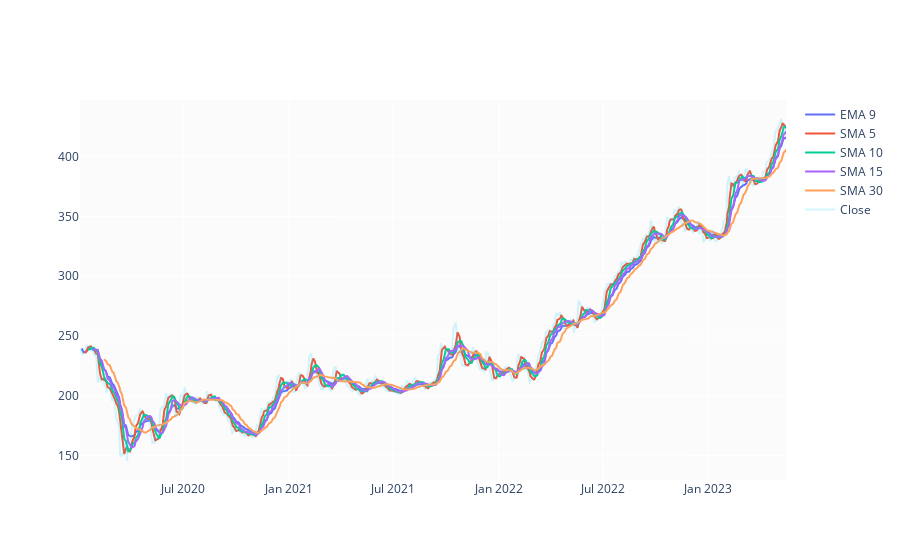

Write notebook code for a chart like this one.
### Code cell
df['EMA_9'] = df['Close'].ewm(9).mean().shift()
df['SMA_5'] = df['Close'].rolling(5).mean().shift()
df['SMA_10'] = df['Close'].rolling(10).mean().shift()
df['SMA_15'] = df['Close'].rolling(15).mean().shift()
df['SMA_30'] = df['Close'].rolling(30).mean().shift()

fig = go.Figure()
fig.add_trace(go.Scatter(x=df.Date, y=df.EMA_9, name='EMA 9'))
fig.add_trace(go.Scatter(x=df.Date, y=df.SMA_5, name='SMA 5'))
fig.add_trace(go.Scatter(x=df.Date, y=df.SMA_10, name='SMA 10'))
fig.add_trace(go.Scatter(x=df.Date, y=df.SMA_15, name='SMA 15'))
fig.add_trace(go.Scatter(x=df.Date, y=df.SMA_30, name='SMA 30'))
fig.add_trace(go.Scatter(x=df.Date, y=df.Close, name='Close', opacity=0.2))
fig.show()

### Figure 1 — Plotly figure (JSON) as saved in the notebook; plotly's stock layout.template omitted (floating-point values rounded to 4 significant figures; data arrays with more than 128 entries replaced by an {"elided": "..."} marker saying what was removed)
{"data": [{"name": "EMA 9", "type": "scatter", "x": {"elided": "835 str values"}, "y": {"elided": "835 float values"}}, {"name": "SMA 5", "type": "scatter", "x": {"elided": "835 str values"}, "y": {"elided": "835 float values"}}, {"name": "SMA 10", "type": "scatter", "x": {"elided": "835 str values"}, "y": {"elided": "835 float values"}}, {"name": "SMA 15", "type": "scatter", "x": {"elided": "835 str values"}, "y": {"elided": "835 float values"}}, {"name": "SMA 30", "type": "scatter", "x": {"elided": "835 str values"}, "y": {"elided": "835 float values"}}, {"name": "Close", "opacity": 0.2, "type": "scatter", "x": {"elided": "835 str values"}, "y": {"elided": "835 float values"}}], "layout": {}}
